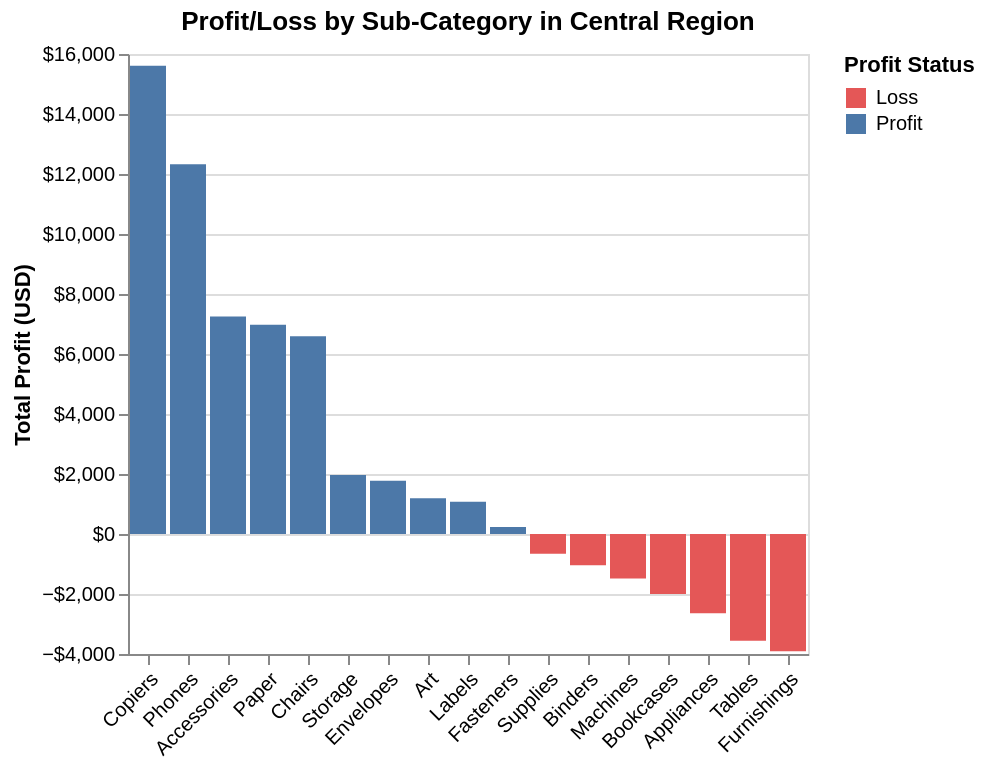

Source (notebook cell):
### Code cell
import altair as alt

# Filter the data for the Central region
central_performance = subcategory_performance[subcategory_performance['Region'] == 'Central']

# Ensure the DataFrame is sorted by region and rank before plotting
central_performance_sorted = central_performance.sort_values(by='profit_rank_in_region')
display(central_performance_sorted.head())


# 1. Define the base chart and encodings
base = alt.Chart(central_performance_sorted).encode(
    # X-axis: Sub-Category. Sort by the calculated rank within each facet.
    x=alt.X('Sub-Category', sort=alt.EncodingSortField(field='profit_rank_in_region', order='ascending'),
            title=None, axis=alt.Axis(labelAngle=-45)),

    # Y-axis: Profit
    y=alt.Y('Profit', title='Total Profit (USD)', axis=alt.Axis(format='$,.0f')),

    # Color: Use the 'Profit Status' column to highlight losses (Red) vs. profits (Blue)
    color=alt.Color(
        'Profit Status',
        scale=alt.Scale(domain=['Loss', 'Profit'], range=['#E45757', '#4C78A8']),
        legend=alt.Legend(title="Profit Status")
    ),

    # Tooltip for details
    tooltip=['Region', 'Category', 'Sub-Category', alt.Tooltip('Profit', format='$,.2f', title='Total Profit')]
).properties(
    title='Profit/Loss by Sub-Category in Central Region'
)

# 2. Create the final chart by marking it as a bar chart and configuring scales
chart = base.mark_bar().interactive()

# chart.save('central_subcategory_profit_barchart.json')
chart

### Figure 1 — Vega-Lite specification as saved in the notebook (floating-point values rounded to 4 significant figures)
{"config": {"view": {"continuousWidth": 300, "continuousHeight": 300}}, "data": {"name": "data-300129e507cccd31ed22dee2c09e697d"}, "mark": {"type": "bar"}, "encoding": {"color": {"field": "Profit Status", "legend": {"title": "Profit Status"}, "scale": {"domain": ["Loss", "Profit"], "range": ["#E45757", "#4C78A8"]}, "type": "nominal"}, "tooltip": [{"field": "Region", "type": "nominal"}, {"field": "Category", "type": "nominal"}, {"field": "Sub-Category", "type": "nominal"}, {"field": "Profit", "format": "$,.2f", "title": "Total Profit", "type": "quantitative"}], "x": {"axis": {"labelAngle": -45}, "field": "Sub-Category", "sort": {"field": "profit_rank_in_region", "order": "ascending"}, "title": null, "type": "nominal"}, "y": {"axis": {"format": "$,.0f"}, "field": "Profit", "title": "Total Profit (USD)", "type": "quantitative"}}, "params": [{"name": "param_1", "select": {"type": "interval", "encodings": ["x", "y"]}, "bind": "scales"}], "title": "Profit/Loss by Sub-Category in Central Region", "$schema": "https://vega.github.io/schema/vega-lite/v5.20.1.json", "datasets": {"data-300129e507cccd31ed22dee2c09e697d": [{"Region": "Central", "Category": "Technology", "Sub-Category": "Copiers", "Profit": 15610.0, "Profit Status": "Profit", "profit_rank_in_region": 1.0}, {"Region": "Central", "Category": "Technology", "Sub-Category": "Phones", "Profit": 12320.0, "Profit Status": "Profit", "profit_rank_in_region": 2.0}, {"Region": "Central", "Category": "Technology", "Sub-Category": "Accessories", "Profit": 7252.0, "Profit Status": "Profit", "profit_rank_in_region": 3.0}, {"Region": "Central", "Category": "Office Supplies", "Sub-Category": "Paper", "Profit": 6972.0, "Profit Status": "Profit", "profit_rank_in_region": 4.0}, {"Region": "Central", "Category": "Furniture", "Sub-Category": "Chairs", "Profit": 6593.0, "Profit Status": "Profit", "profit_rank_in_region": 5.0}, {"Region": "Central", "Category": "Office Supplies", "Sub-Category": "Storage", "Profit": 1970.0, "Profit Status": "Profit", "profit_rank_in_region": 6.0}, {"Region": "Central", "Category": "Office Supplies", "Sub-Category": "Envelopes", "Profit": 1778.0, "Profit Status": "Profit", "profit_rank_in_region": 7.0}, {"Region": "Central", "Category": "Office Supplies", "Sub-Category": "Art", "Profit": 1195.0, "Profit Status": "Profit", "profit_rank_in_region": 8.0}, {"Region": "Central", "Category": "Office Supplies", "Sub-Category": "Labels", "Profit": 1073.0, "Profit Status": "Profit", "profit_rank_in_region": 9.0}, {"Region": "Central", "Category": "Office Supplies", "Sub-Category": "Fasteners", "Profit": 236.6, "Profit Status": "Profit", "profit_rank_in_region": 10.0}, {"Region": "Central", "Category": "Office Supplies", "Sub-Category": "Supplies", "Profit": -661.9, "Profit Status": "Loss", "profit_rank_in_region": 11.0}, {"Region": "Central", "Category": "Office Supplies", "Sub-Category": "Binders", "Profit": -1044.0, "Profit Status": "Loss", "profit_rank_in_region": 12.0}, {"Region": "Central", "Category": "Technology", "Sub-Category": "Machines", "Profit": -1486.0, "Profit Status": "Loss", "profit_rank_in_region": 13.0}, {"Region": "Central", "Category": "Furniture", "Sub-Category": "Bookcases", "Profit": -1998.0, "Profit Status": "Loss", "profit_rank_in_region": 14.0}, {"Region": "Central", "Category": "Office Supplies", "Sub-Category": "Appliances", "Profit": -2639.0, "Profit Status": "Loss", "profit_rank_in_region": 15.0}, {"Region": "Central", "Category": "Furniture", "Sub-Category": "Tables", "Profit": -3560.0, "Profit Status": "Loss", "profit_rank_in_region": 16.0}, {"Region": "Central", "Category": "Furniture", "Sub-Category": "Furnishings", "Profit": -3906.0, "Profit Status": "Loss", "profit_rank_in_region": 17.0}]}}
